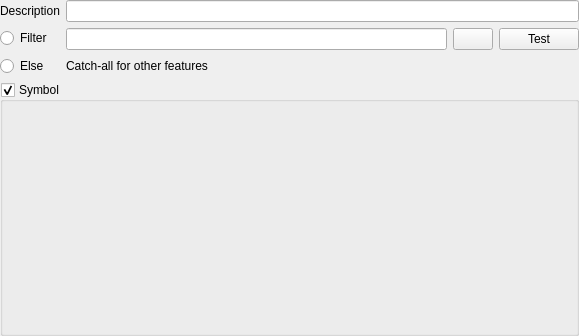
<?xml version="1.0" encoding="UTF-8"?>
<ui version="4.0">
 <class>Qgs3DRendererRulePropsWidget</class>
 <widget class="QWidget" name="Qgs3DRendererRulePropsWidget">
  <property name="geometry">
   <rect>
    <x>0</x>
    <y>0</y>
    <width>579</width>
    <height>336</height>
   </rect>
  </property>
  <property name="windowTitle">
   <string>Rule Properties</string>
  </property>
  <layout class="QVBoxLayout" name="verticalLayout">
   <property name="leftMargin">
    <number>0</number>
   </property>
   <property name="topMargin">
    <number>0</number>
   </property>
   <property name="rightMargin">
    <number>0</number>
   </property>
   <property name="bottomMargin">
    <number>0</number>
   </property>
   <item>
    <widget class="QgsScrollArea" name="scrollArea">
     <property name="frameShape">
      <enum>QFrame::NoFrame</enum>
     </property>
     <property name="widgetResizable">
      <bool>true</bool>
     </property>
     <widget class="QWidget" name="scrollAreaWidgetContents">
      <property name="geometry">
       <rect>
        <x>0</x>
        <y>0</y>
        <width>579</width>
        <height>336</height>
       </rect>
      </property>
      <layout class="QVBoxLayout" name="verticalLayout_2">
       <property name="leftMargin">
        <number>0</number>
       </property>
       <property name="topMargin">
        <number>0</number>
       </property>
       <property name="rightMargin">
        <number>0</number>
       </property>
       <property name="bottomMargin">
        <number>0</number>
       </property>
       <item>
        <layout class="QFormLayout" name="formLayout">
         <property name="fieldGrowthPolicy">
          <enum>QFormLayout::ExpandingFieldsGrow</enum>
         </property>
         <item row="0" column="0">
          <widget class="QLabel" name="label_1">
           <property name="text">
            <string>Description</string>
           </property>
          </widget>
         </item>
         <item row="0" column="1">
          <widget class="QLineEdit" name="editDescription"/>
         </item>
         <item row="1" column="0">
          <widget class="QRadioButton" name="mFilterRadio">
           <property name="text">
            <string>Filter</string>
           </property>
          </widget>
         </item>
         <item row="2" column="0">
          <widget class="QRadioButton" name="mElseRadio">
           <property name="text">
            <string>Else</string>
           </property>
          </widget>
         </item>
         <item row="2" column="1">
          <widget class="QLabel" name="label">
           <property name="text">
            <string>Catch-all for other features</string>
           </property>
          </widget>
         </item>
         <item row="1" column="1">
          <widget class="QFrame" name="filterFrame">
           <layout class="QHBoxLayout" name="horizontalLayout">
            <property name="leftMargin">
             <number>0</number>
            </property>
            <property name="topMargin">
             <number>0</number>
            </property>
            <property name="rightMargin">
             <number>0</number>
            </property>
            <property name="bottomMargin">
             <number>0</number>
            </property>
            <item>
             <widget class="QLineEdit" name="editFilter"/>
            </item>
            <item>
             <widget class="QPushButton" name="btnExpressionBuilder">
              <property name="sizePolicy">
               <sizepolicy hsizetype="Minimum" vsizetype="Fixed">
                <horstretch>0</horstretch>
                <verstretch>0</verstretch>
               </sizepolicy>
              </property>
              <property name="icon">
               <iconset resource="../../../images/images.qrc">
                <normaloff>:/images/themes/default/mIconExpression.svg</normaloff>:/images/themes/default/mIconExpression.svg</iconset>
              </property>
             </widget>
            </item>
            <item>
             <widget class="QPushButton" name="btnTestFilter">
              <property name="text">
               <string>Test</string>
              </property>
             </widget>
            </item>
           </layout>
          </widget>
         </item>
        </layout>
       </item>
       <item>
        <widget class="QGroupBox" name="groupSymbol">
         <property name="sizePolicy">
          <sizepolicy hsizetype="Preferred" vsizetype="Expanding">
           <horstretch>0</horstretch>
           <verstretch>0</verstretch>
          </sizepolicy>
         </property>
         <property name="title">
          <string>Symbol</string>
         </property>
         <property name="checkable">
          <bool>true</bool>
         </property>
        </widget>
       </item>
      </layout>
     </widget>
    </widget>
   </item>
  </layout>
 </widget>
 <customwidgets>
  <customwidget>
   <class>QgsScrollArea</class>
   <extends>QScrollArea</extends>
   <header>qgsscrollarea.h</header>
   <container>1</container>
  </customwidget>
 </customwidgets>
 <tabstops>
  <tabstop>scrollArea</tabstop>
  <tabstop>editDescription</tabstop>
  <tabstop>editFilter</tabstop>
  <tabstop>btnExpressionBuilder</tabstop>
  <tabstop>btnTestFilter</tabstop>
  <tabstop>groupSymbol</tabstop>
 </tabstops>
 <resources>
  <include location="../../../images/images.qrc"/>
 </resources>
 <connections/>
</ui>
